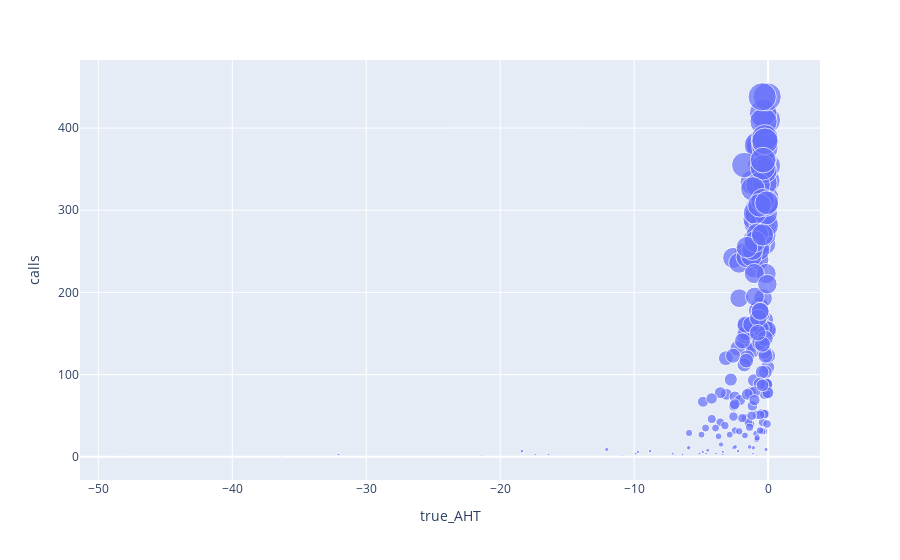

Here is the notebook cell this chart was saved with:
### Code cell
px.scatter(negative_agents,y='calls',x='true_AHT',size='calls',hover_data=['agent_id'])

### Figure 1 — Plotly figure (JSON) as saved in the notebook; plotly's stock layout.template omitted (floating-point values rounded to 4 significant figures; data arrays with more than 128 entries replaced by an {"elided": "..."} marker saying what was removed)
{"data": [{"customdata": {"elided": "209x1 int values"}, "hovertemplate": "true_AHT=%{x}<br>calls=%{marker.size}<br>agent_id=%{customdata[0]}<extra></extra>", "legendgroup": "", "marker": {"color": "#636efa", "size": {"elided": "209 int values"}, "sizemode": "area", "sizeref": 1.095, "symbol": "circle"}, "mode": "markers", "name": "", "orientation": "v", "showlegend": false, "type": "scatter", "x": {"elided": "209 float values"}, "xaxis": "x", "y": {"elided": "209 int values"}, "yaxis": "y"}], "layout": {"legend": {"itemsizing": "constant", "tracegroupgap": 0}, "margin": {"t": 60}, "xaxis": {"anchor": "y", "domain": [0, 1], "title": {"text": "true_AHT"}}, "yaxis": {"anchor": "x", "domain": [0, 1], "title": {"text": "calls"}}}}
